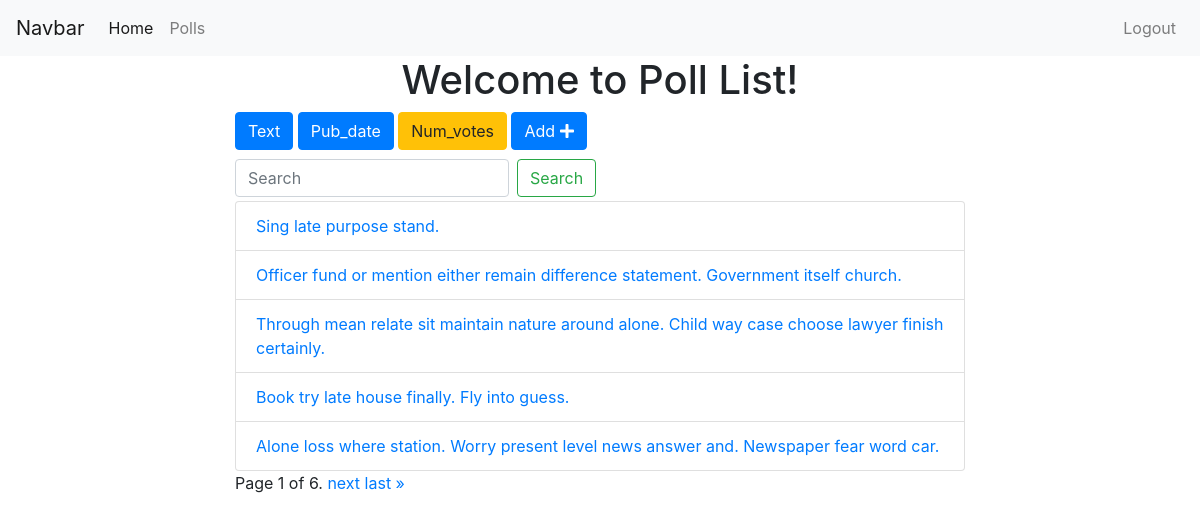
/polls/list/?num_votes=True (signed in), run on the app's committed database.
### polls/models.py (models this page shows, shortened)
class Poll(models.Model):
    owner = models.ForeignKey(User, on_delete=models.CASCADE, default=1)
    text = models.CharField(max_length=255)
    pub_date = models.DateField()
    def __str__(self):
        return self.text

### polls/views.py (the view)
# urls.py: path('list/', views.polls_list, name="list"),
@login_required
def polls_list(request):
    polls = Poll.objects.all()
    search_term=''
    if 'text' in request.GET:
        polls = polls.order_by('text')
    if 'pub_date' in request.GET:
        polls = polls.order_by('-pub_date')
    if 'num_votes' in request.GET:
        polls = polls.annotate(Count('vote')).order_by('-vote__count')
    if 'search' in request.GET:
        search_term = request.GET['search']
        polls = polls.filter(text__icontains=search_term)
    paginator = Paginator(polls, 5)
    page = request.GET.get('page')
    polls = paginator.get_page(page)
    get_dict_copy = request.GET.copy()
    params = get_dict_copy.pop('page', True) and get_dict_copy.urlencode()
    context = {'polls': polls, 'params': params, 'search_term': search_term}
    return render(request, 'polls/polls_list.html', context)

### polls/templates/polls/polls_list.html (shortened to what this page needs)
{% extends 'base.html' %}
{% block content %}
<div class="container">
  <h1 class='text-center'>Welcome to Poll List!</h1>
  <div class="row">
    <div class="col-sm-8 offset-sm-2">
      <a
          href="?text=True"
          class="btn btn-{% if 'text' in request.GET %}warning{% else %}primary{% endif %}"
          style="margin-bottom: 5px">Text
      </a>
      <a
          href="?pub_date=True"
          class="btn btn-{% if 'pub_date' in request.GET %}warning{% else %}primary{% endif %}"
          style="margin-bottom: 5px">Pub_date
      </a>
      <a
          href="?num_votes=True"
          class="btn btn-{% if 'num_votes' in request.GET %}warning{% else %}primary{% endif %}"
          style="margin-bottom: 5px">Num_votes
      </a>
      <a href="{% url 'polls:add' %}" class="btn btn-primary" style="margin-bottom: 5px">Add <i class="fas fa-plus"></i> </a>
      <form class="form-inline my-2 my-lg-1">
        <input
            class="form-control mr-sm-2"
            type="search"
            placeholder="Search"
            aria-label="Search"
            name='search'
            value="{{search_term}}">
        <button class="btn btn-outline-success my-2 my-sm-0" type="submit">Search</button>
      </form>
      <ul class="list-group">
        {% for poll in polls %}
        <li class="list-group-item">
          <a href="{% url 'polls:detail' poll.id %}">{{ poll }}</a>
        </li>
        {% endfor %}
      </ul>
      <div class="pagination">
          <span class="step-links">
              <span class="current">
                  Page {{ polls.number }} of {{ polls.paginator.num_pages }}.
              </span>
              {% if polls.has_next %}
                  <a href="?page={{ polls.next_page_number }}&{{params}}">next</a>
                  <a href="?page={{ polls.paginator.num_pages }}&{{params}}">last &raquo;</a>
              {% endif %}
          </span>
      </div>
    </div>
  </div>
</div>
{% endblock %}

### data on the page
Poll: text "Sing late purpose stand."
Poll: text "Officer fund or mention either remain difference statement. Government itself church."
Poll: text "Through mean relate sit maintain nature around alone. Child way case choose lawyer finish certainly."
Poll: text "Book try late house finally. Fly into guess."
Poll: text "Alone loss where station. Worry present level news answer and. Newspaper fear word car."

### other printed values
{{ polls.number }} "1"
{{ polls.paginator.num_pages }} "6"
